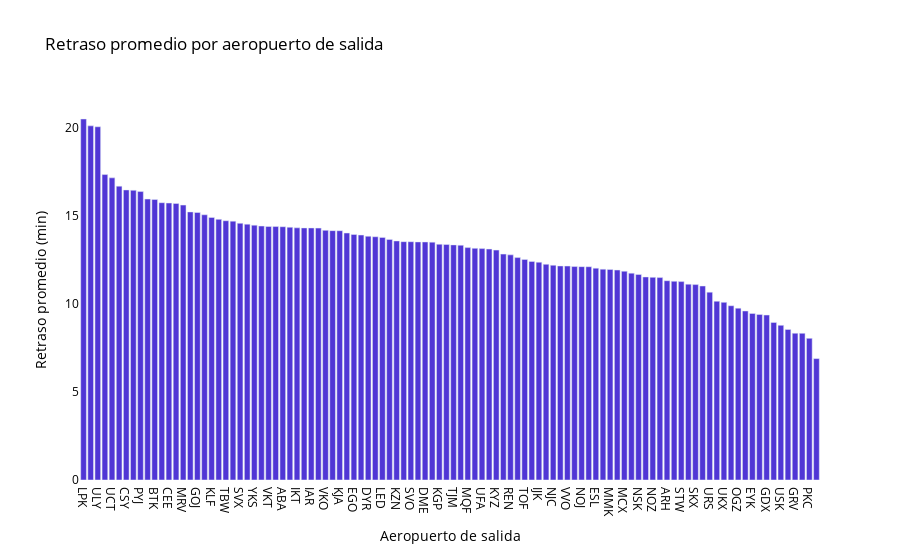

Notebook code cell kept with this figure:
### Markdown cell above
Retrasos de vuelos por aeropuerto de salida
Pregunta: ¿Cuáles aeropuertos generan más retrasos en la salida?

### Code cell
# Agregar retraso promedio por aeropuerto de salida
retrasos_por_aeropuerto = flightdf.groupby('departure_airport')['departure_delay_minutes'].mean().reset_index()
retrasos_por_aeropuerto = retrasos_por_aeropuerto.sort_values(by='departure_delay_minutes', ascending=False)

# Gráfico interactivo
fig = px.bar(
    retrasos_por_aeropuerto,
    x='departure_airport',
    y='departure_delay_minutes',
    color_discrete_sequence=['#5036D5'],
    title="Retraso promedio por aeropuerto de salida",
    labels={'departure_airport': 'Aeropuerto de salida', 'departure_delay_minutes': 'Retraso promedio (min)'}
)
fig.update_layout(plot_bgcolor='#FFFFFF', paper_bgcolor='#FFFFFF', font_color='#000000')
fig.show()

### Figure 1 — Plotly figure (JSON) as saved in the notebook; plotly's stock layout.template omitted (floating-point values rounded to 4 significant figures)
{"data": [{"alignmentgroup": "True", "hovertemplate": "Aeropuerto de salida=%{x}<br>Retraso promedio (min)=%{y}<extra></extra>", "legendgroup": "", "marker": {"color": "#5036D5", "pattern": {"shape": ""}}, "name": "", "offsetgroup": "", "orientation": "v", "showlegend": false, "textposition": "auto", "type": "bar", "x": ["LPK", "BQS", "ULY", "CNN", "UCT", "NAL", "CSY", "SWT", "PYJ", "VOG", "BTK", "KUF", "CEE", "PES", "MRV", "NYM", "GOJ", "GDZ", "KLF", "OVS", "TBW", "KRR", "SVX", "MJZ", "YKS", "KVX", "VKT", "HMA", "ABA", "BZK", "IKT", "ULV", "IAR", "CEK", "VKO", "AER", "KJA", "UIK", "EGO", "NUX", "DYR", "KRO", "LED", "KHV", "KZN", "OVB", "SVO", "AAQ", "DME", "UUS", "KGP", "JOK", "TJM", "ASF", "MQF", "URJ", "UFA", "SCW", "KYZ", "RTW", "REN", "PEE", "TOF", "PEZ", "IJK", "KEJ", "NJC", "VOZ", "VVO", "HTA", "NOJ", "UUA", "ESL", "SLY", "MMK", "BAX", "MCX", "SGC", "NSK", "RGK", "NOZ", "ROV", "ARH", "KXK", "STW", "KGD", "SKX", "OMS", "URS", "PKV", "UKX", "NBC", "OGZ", "NNM", "EYK", "OSW", "GDX", "UUD", "USK", "NFG", "GRV", "IWA", "PKC", "NYA"], "xaxis": "x", "y": [20.49, 20.1, 20.05, 17.34, 17.15, 16.68, 16.46, 16.44, 16.37, 15.95, 15.92, 15.74, 15.72, 15.7, 15.6, 15.21, 15.18, 15.05, 14.9, 14.79, 14.71, 14.69, 14.57, 14.52, 14.46, 14.41, 14.39, 14.38, 14.37, 14.34, 14.31, 14.31, 14.3, 14.3, 14.17, 14.15, 14.15, 14.02, 13.93, 13.9, 13.83, 13.81, 13.77, 13.65, 13.57, 13.53, 13.52, 13.51, 13.51, 13.5, 13.38, 13.36, 13.34, 13.32, 13.19, 13.15, 13.13, 13.11, 13.05, 12.82, 12.78, 12.62, 12.52, 12.41, 12.36, 12.24, 12.19, 12.15, 12.14, 12.11, 12.11, 12.1, 12.02, 11.97, 11.95, 11.92, 11.85, 11.74, 11.66, 11.52, 11.5, 11.49, 11.31, 11.28, 11.26, 11.11, 11.09, 11.01, 10.66, 10.15, 10.08, 9.89, 9.754, 9.592, 9.453, 9.394, 9.361, 8.944, 8.778, 8.545, 8.329, 8.324, 8.038, 6.889], "yaxis": "y"}], "layout": {"barmode": "relative", "font": {"color": "#000000"}, "legend": {"tracegroupgap": 0}, "paper_bgcolor": "#FFFFFF", "plot_bgcolor": "#FFFFFF", "title": {"text": "Retraso promedio por aeropuerto de salida"}, "xaxis": {"anchor": "y", "domain": [0, 1], "title": {"text": "Aeropuerto de salida"}}, "yaxis": {"anchor": "x", "domain": [0, 1], "title": {"text": "Retraso promedio (min)"}}}}
